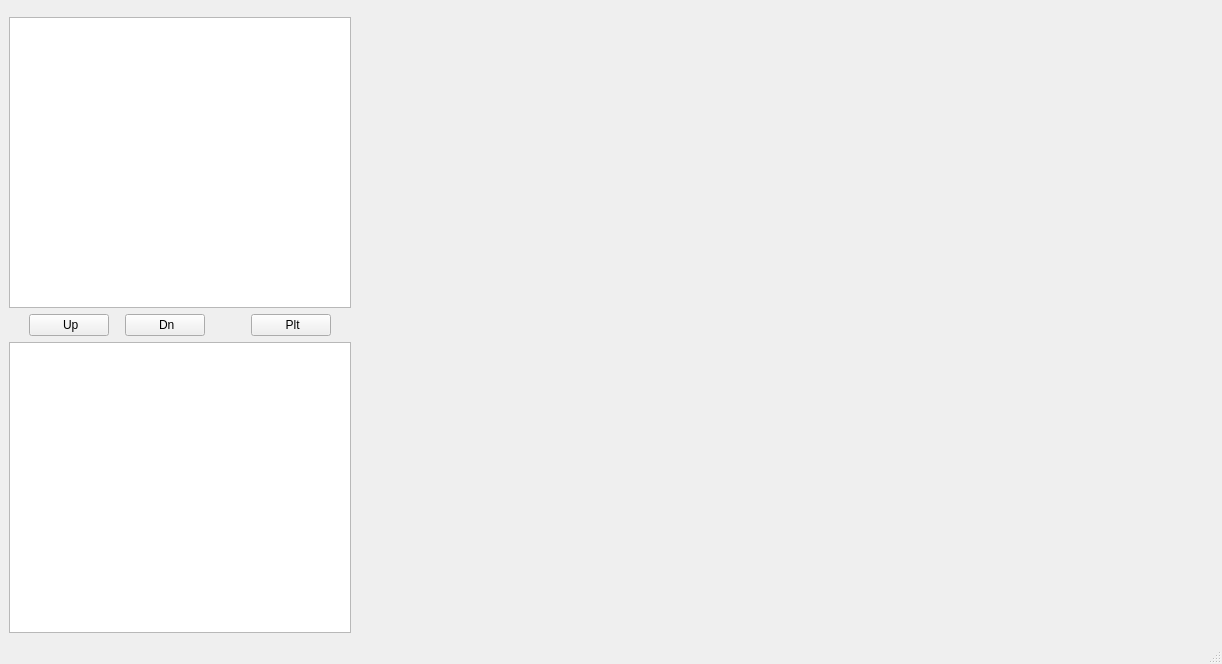
<?xml version="1.0" encoding="UTF-8"?>
<ui version="4.0">
 <class>MainWindow</class>
 <widget class="QMainWindow" name="MainWindow">
  <property name="windowModality">
   <enum>Qt::NonModal</enum>
  </property>
  <property name="geometry">
   <rect>
    <x>0</x>
    <y>0</y>
    <width>1222</width>
    <height>664</height>
   </rect>
  </property>
  <property name="sizePolicy">
   <sizepolicy hsizetype="Expanding" vsizetype="Expanding">
    <horstretch>0</horstretch>
    <verstretch>0</verstretch>
   </sizepolicy>
  </property>
  <property name="minimumSize">
   <size>
    <width>0</width>
    <height>0</height>
   </size>
  </property>
  <property name="windowTitle">
   <string>MainWindow</string>
  </property>
  <widget class="QWidget" name="centralwidget">
   <property name="sizePolicy">
    <sizepolicy hsizetype="Expanding" vsizetype="Expanding">
     <horstretch>0</horstretch>
     <verstretch>0</verstretch>
    </sizepolicy>
   </property>
   <layout class="QGridLayout" name="gridLayout">
    <item row="0" column="0">
     <layout class="QHBoxLayout" name="horizontalLayout">
      <item>
       <layout class="QVBoxLayout" name="verticalLayout">
        <item>
         <spacer name="verticalSpacer">
          <property name="orientation">
           <enum>Qt::Vertical</enum>
          </property>
          <property name="sizeType">
           <enum>QSizePolicy::Fixed</enum>
          </property>
          <property name="sizeHint" stdset="0">
           <size>
            <width>10</width>
            <height>8</height>
           </size>
          </property>
         </spacer>
        </item>
        <item>
         <widget class="QListWidget" name="listWidget_Columns">
          <property name="selectionMode">
           <enum>QAbstractItemView::ExtendedSelection</enum>
          </property>
         </widget>
        </item>
        <item>
         <layout class="QHBoxLayout" name="horizontalLayout_2">
          <item>
           <spacer name="horizontalSpacer_LeftLeft">
            <property name="orientation">
             <enum>Qt::Horizontal</enum>
            </property>
            <property name="sizeHint" stdset="0">
             <size>
              <width>20</width>
              <height>20</height>
             </size>
            </property>
           </spacer>
          </item>
          <item>
           <widget class="QPushButton" name="pushButton_Up">
            <property name="minimumSize">
             <size>
              <width>10</width>
              <height>10</height>
             </size>
            </property>
            <property name="baseSize">
             <size>
              <width>0</width>
              <height>0</height>
             </size>
            </property>
            <property name="text">
             <string> Up</string>
            </property>
           </widget>
          </item>
          <item>
           <spacer name="horizontalSpacer_Left">
            <property name="orientation">
             <enum>Qt::Horizontal</enum>
            </property>
            <property name="sizeHint" stdset="0">
             <size>
              <width>10</width>
              <height>20</height>
             </size>
            </property>
           </spacer>
          </item>
          <item>
           <widget class="QPushButton" name="pushButton_Down">
            <property name="minimumSize">
             <size>
              <width>10</width>
              <height>0</height>
             </size>
            </property>
            <property name="text">
             <string> Dn</string>
            </property>
           </widget>
          </item>
          <item>
           <spacer name="horizontalSpacer_Rigt">
            <property name="orientation">
             <enum>Qt::Horizontal</enum>
            </property>
            <property name="sizeHint" stdset="0">
             <size>
              <width>40</width>
              <height>20</height>
             </size>
            </property>
           </spacer>
          </item>
          <item>
           <widget class="QPushButton" name="pushButton_Plt">
            <property name="minimumSize">
             <size>
              <width>10</width>
              <height>0</height>
             </size>
            </property>
            <property name="text">
             <string> Plt</string>
            </property>
           </widget>
          </item>
          <item>
           <spacer name="horizontalSpacer_RightRight">
            <property name="orientation">
             <enum>Qt::Horizontal</enum>
            </property>
            <property name="sizeHint" stdset="0">
             <size>
              <width>20</width>
              <height>20</height>
             </size>
            </property>
           </spacer>
          </item>
         </layout>
        </item>
        <item>
         <widget class="QTableWidget" name="table">
          <attribute name="horizontalHeaderDefaultSectionSize">
           <number>100</number>
          </attribute>
         </widget>
        </item>
       </layout>
      </item>
      <item>
       <widget class="MplWidget" name="MplWidget" native="true">
        <property name="sizePolicy">
         <sizepolicy hsizetype="Expanding" vsizetype="Expanding">
          <horstretch>1</horstretch>
          <verstretch>1</verstretch>
         </sizepolicy>
        </property>
        <property name="minimumSize">
         <size>
          <width>200</width>
          <height>100</height>
         </size>
        </property>
       </widget>
      </item>
     </layout>
    </item>
   </layout>
  </widget>
  <widget class="QMenuBar" name="menubar">
   <property name="geometry">
    <rect>
     <x>0</x>
     <y>0</y>
     <width>1222</width>
     <height>21</height>
    </rect>
   </property>
  </widget>
  <widget class="QStatusBar" name="statusbar"/>
 </widget>
 <customwidgets>
  <customwidget>
   <class>MplWidget</class>
   <extends>QWidget</extends>
   <header>mplwidget.h</header>
   <container>1</container>
  </customwidget>
 </customwidgets>
 <resources/>
 <connections/>
</ui>
